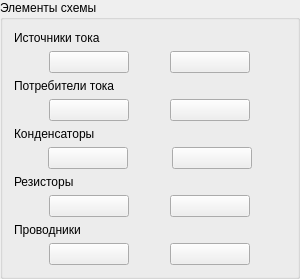
     <widget class="QGroupBox" name="groupBox">
      <property name="sizePolicy">
       <sizepolicy hsizetype="Preferred" vsizetype="Preferred">
        <horstretch>0</horstretch>
        <verstretch>0</verstretch>
       </sizepolicy>
      </property>
      <property name="minimumSize">
       <size>
        <width>300</width>
        <height>0</height>
       </size>
      </property>
      <property name="maximumSize">
       <size>
        <width>300</width>
        <height>16777215</height>
       </size>
      </property>
      <property name="title">
       <string>Элементы схемы</string>
      </property>
      <layout class="QVBoxLayout" name="verticalLayout">
       <item>
        <widget class="QLabel" name="label_3">
         <property name="text">
          <string>Источники тока</string>
         </property>
        </widget>
       </item>
       <item>
        <layout class="QHBoxLayout" name="horizontalLayout">
         <item>
          <widget class="QPushButton" name="istochnik1">
           <property name="maximumSize">
            <size>
             <width>80</width>
             <height>60</height>
            </size>
           </property>
           <property name="text">
            <string/>
           </property>
           <property name="icon">
            <iconset resource="resource.qrc">
             <normaloff>:/img/elements/istochnik.png</normaloff>:/img/elements/istochnik.png</iconset>
           </property>
           <property name="iconSize">
            <size>
             <width>80</width>
             <height>60</height>
            </size>
           </property>
           <property name="checkable">
            <bool>false</bool>
           </property>
           <property name="checked">
            <bool>false</bool>
           </property>
          </widget>
         </item>
         <item>
          <widget class="QPushButton" name="istochnik2">
           <property name="maximumSize">
            <size>
             <width>80</width>
             <height>60</height>
            </size>
           </property>
           <property name="text">
            <string/>
           </property>
           <property name="icon">
            <iconset resource="resource.qrc">
             <normaloff>:/img/elements/istochnik2.png</normaloff>:/img/elements/istochnik2.png</iconset>
           </property>
           <property name="iconSize">
            <size>
             <width>80</width>
             <height>60</height>
            </size>
           </property>
           <property name="checkable">
            <bool>true</bool>
           </property>
           <property name="checked">
            <bool>false</bool>
           </property>
          </widget>
         </item>
        </layout>
       </item>
       <item>
        <widget class="QLabel" name="label_6">
         <property name="text">
          <string>Потребители тока</string>
         </property>
        </widget>
       </item>
       <item>
        <layout class="QHBoxLayout" name="horizontalLayout_5">
         <item>
          <widget class="QPushButton" name="potrebitel1">
           <property name="maximumSize">
            <size>
             <width>80</width>
             <height>60</height>
            </size>
           </property>
           <property name="text">
            <string/>
           </property>
           <property name="icon">
            <iconset resource="resource.qrc">
             <normaloff>:/img/elements/lamp.png</normaloff>:/img/elements/lamp.png</iconset>
           </property>
           <property name="iconSize">
            <size>
             <width>80</width>
             <height>60</height>
            </size>
           </property>
           <property name="checkable">
            <bool>true</bool>
           </property>
          </widget>
         </item>
         <item>
          <widget class="QPushButton" name="potrebitel2">
           <property name="maximumSize">
            <size>
             <width>80</width>
             <height>60</height>
            </size>
           </property>
           <property name="text">
            <string/>
           </property>
           <property name="icon">
            <iconset resource="resource.qrc">
             <normaloff>:/img/elements/svetodiod.png</normaloff>:/img/elements/svetodiod.png</iconset>
           </property>
           <property name="iconSize">
            <size>
             <width>80</width>
             <height>60</height>
            </size>
           </property>
           <property name="checkable">
            <bool>true</bool>
           </property>
          </widget>
         </item>
        </layout>
       </item>
       <item>
        <widget class="QLabel" name="label_7">
         <property name="text">
          <string>Конденсаторы</string>
         </property>
        </widget>
       </item>
       <item>
        <layout class="QGridLayout" name="gridLayout_2">
         <property name="spacing">
          <number>10</number>
         </property>
         <item row="0" column="0">
          <widget class="QPushButton" name="condensator1">
           <property name="maximumSize">
            <size>
             <width>80</width>
             <height>60</height>
            </size>
           </property>
           <property name="toolTip">
            <string>Постоянный</string>
           </property>
           <property name="text">
            <string/>
           </property>
           <property name="icon">
            <iconset resource="resource.qrc">
             <normaloff>:/img/elements/postoiannii kondensator.png</normaloff>:/img/elements/postoiannii kondensator.png</iconset>
           </property>
           <property name="iconSize">
            <size>
             <width>80</width>
             <height>60</height>
            </size>
           </property>
          </widget>
         </item>
         <item row="0" column="1">
          <widget class="QPushButton" name="condensator2">
           <property name="maximumSize">
            <size>
             <width>80</width>
             <height>60</height>
            </size>
           </property>
           <property name="toolTip">
            <string>поляризованный электролитический</string>
           </property>
           <property name="text">
            <string/>
           </property>
           <property name="icon">
            <iconset resource="resource.qrc">
             <normaloff>:/img/elements/poliarizovanii kondensator.png</normaloff>:/img/elements/poliarizovanii kondensator.png</iconset>
           </property>
           <property name="iconSize">
            <size>
             <width>80</width>
             <height>60</height>
            </size>
           </property>
          </widget>
         </item>
        </layout>
       </item>
       <item>
        <widget class="QLabel" name="label_8">
         <property name="text">
          <string>Резисторы</string>
         </property>
        </widget>
       </item>
       <item>
        <layout class="QHBoxLayout" name="horizontalLayout_3">
         <item>
          <widget class="QPushButton" name="rezistor_constant">
           <property name="maximumSize">
            <size>
             <width>80</width>
             <height>60</height>
            </size>
           </property>
           <property name="toolTip">
            <string>Постоянный</string>
           </property>
           <property name="text">
            <string/>
           </property>
           <property name="icon">
            <iconset resource="resource.qrc">
             <normaloff>:/img/elements/rezistor1.png</normaloff>:/img/elements/rezistor1.png</iconset>
           </property>
           <property name="iconSize">
            <size>
             <width>80</width>
             <height>60</height>
            </size>
           </property>
          </widget>
         </item>
         <item>
          <widget class="QPushButton" name="rezistor_variable">
           <property name="maximumSize">
            <size>
             <width>80</width>
             <height>60</height>
            </size>
           </property>
           <property name="contextMenuPolicy">
            <enum>Qt::DefaultContextMenu</enum>
           </property>
           <property name="toolTip">
            <string notr="true">Переменный</string>
           </property>
           <property name="toolTipDuration">
            <number>-1</number>
           </property>
           <property name="text">
            <string/>
           </property>
           <property name="icon">
            <iconset resource="resource.qrc">
             <normaloff>:/img/elements/Resistor2.png</normaloff>:/img/elements/Resistor2.png</iconset>
           </property>
           <property name="iconSize">
            <size>
             <width>80</width>
             <height>60</height>
            </size>
           </property>
           <property name="shortcut">
            <string comment="Переменный"/>
           </property>
          </widget>
         </item>
        </layout>
       </item>
       <item>
        <widget class="QLabel" name="label_5">
         <property name="text">
          <string>Проводники</string>
         </property>
        </widget>
       </item>
       <item>
        <layout class="QHBoxLayout" name="horizontalLayout_6">
         <item>
          <widget class="QPushButton" name="provodnik">
           <property name="maximumSize">
            <size>
             <width>80</width>
             <height>60</height>
            </size>
           </property>
           <property name="text">
            <string/>
           </property>
           <property name="icon">
            <iconset resource="resource.qrc">
             <normaloff>:/img/elements/provodnik.png</normaloff>:/img/elements/provodnik.png</iconset>
           </property>
           <property name="iconSize">
            <size>
             <width>80</width>
             <height>60</height>
            </size>
           </property>
          </widget>
         </item>
         <item>
          <widget class="QPushButton" name="key">
           <property name="maximumSize">
            <size>
             <width>80</width>
             <height>60</height>
            </size>
           </property>
           <property name="text">
            <string/>
           </property>
           <property name="icon">
            <iconset resource="resource.qrc">
             <normaloff>:/img/elements/kluch.png</normaloff>:/img/elements/kluch.png</iconset>
           </property>
           <property name="iconSize">
            <size>
             <width>80</width>
             <height>60</height>
            </size>
           </property>
          </widget>
         </item>
        </layout>
       </item>
      </layout>
     </widget>
